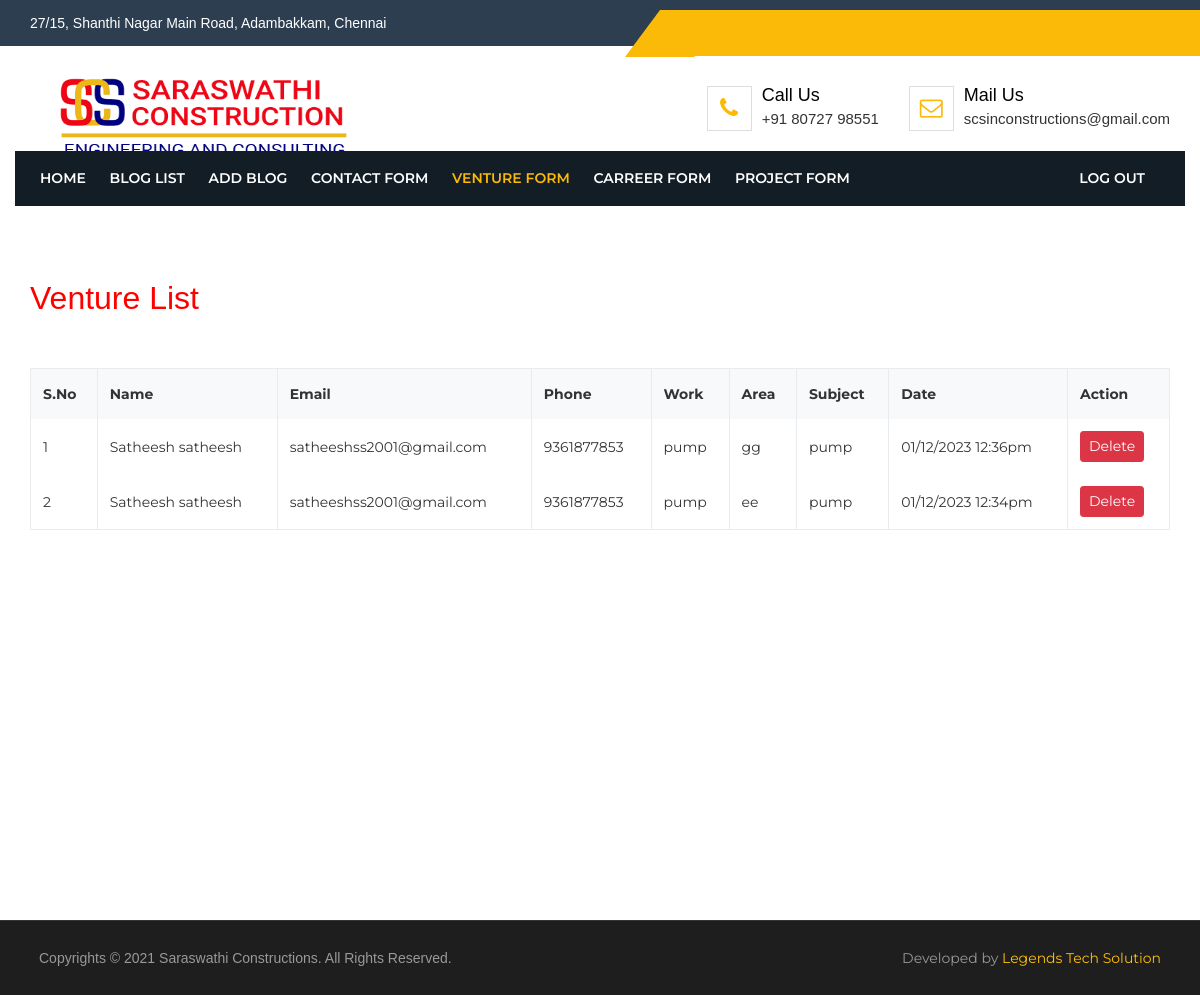
The page /venture_mail.php (signed in) on the database its author committed.
### tables this page shows
CREATE TABLE `venture_scs` (
  `id` int(11) NOT NULL,
  `name` varchar(255) NOT NULL,
  `email` varchar(255) NOT NULL,
  `number` varchar(15) NOT NULL,
  `work` varchar(255) NOT NULL,
  `apply` varchar(255) NOT NULL,
  `subject` text NOT NULL,
  `created_at` timestamp NOT NULL DEFAULT current_timestamp()
);

### venture_mail.php (the view, shortened to what this page needs)
<?php
include('connection.php');
$sql_mail = "SELECT * FROM venture_scs ORDER BY id DESC";
$result_mail = mysqli_query($conn, $sql_mail);
?>
<!DOCTYPE html>
<html lang="en">
<head>
    <link rel="stylesheet" href="assets/css/bootstrap.min.css">
    <link rel="stylesheet" href="assets/css/font-awesome.min.css">
    <link rel="stylesheet" href="assets/css/animate.min.css">
    <link rel="stylesheet" href="assets/css/owl.carousel.css">
    <link rel="stylesheet" href="assets/css/slicknav.min.css">
    <link rel="stylesheet" href="assets/css/magnific-popup.css">
    <link rel="stylesheet" href="assets/css/style.css">
    <link rel="stylesheet" href="assets/css/responsive.css">
    <link rel="stylesheet" href="https://cdnjs.cloudflare.com/ajax/libs/font-awesome/4.7.0/css/font-awesome.min.css">
</head>
<body>
    <header class="construct-header-area">
        <div class="header-top-area">
            <div class="header-top-overlay"></div>
            <div class="container">
                <div class="row">
                    <div class="col-md-6 col-sm-12">
                        <div class="header-top-left">
                            <p style="font-size: 14px;">27/15, Shanthi Nagar Main Road, Adambakkam, Chennai</p>
                        </div>
                    </div>
                    <div class="col-md-6 col-sm-12">
                    </div>
                </div>
            </div>
        </div>
        <div class="header-logo-area">
            <div class="container">
                <div class="row">
                    <div class="col-lg-5 col-md-5 col-sm-5">
                        <div class="construct-logo">
                            <a href="index.php">
                                <img src="assets/img/logo_new.png" class="img-fluid" alt="site logo"
                                    style="width:350px; height:100px" />
                            </a>
                        </div>
                    </div>
                    <div class="col-lg-7 col-md-7 col-sm-7">
                        <div class="logoright-section">
                            <div class="single-logo-right">
                                <div class="logo-right-icon">
                                    <i class="fa fa-phone"></i>
                                </div>
                                <div class="logo-right-text">
                                    <h4>call us</h4>
                                    <p>+91 80727 98551</p>
                                </div>
                            </div>
                            <div class="single-logo-right">
                                <div class="logo-right-icon">
                                    <i class="fa fa-envelope-o"></i>
                                </div>
                                <div class="logo-right-text">
                                    <h4>Mail us</h4>
                                    <p>scsinconstructions@gmail.com</p>
                                </div>
                            </div>
                        </div>
                    </div>
                </div>
            </div>
        </div>
        <div class="mainmenu-area">
            <div class="container">
                <div class="row">
                    <div class="col-md-10">
                        <div class="mainmenu">
                            <ul id="construct_navigation">
                                <li><a href="index.php">Home</a></li>
                                <li><a href="blog_view.php">Blog List</a></li>
                                <li><a href="add_blog.php">Add Blog</a></li>
                                <li><a href="mail.php">Contact Form</a></li>
                                <li class="current-page-item"><a href="venture_mail.php">Venture Form</a></li>
                                <li><a href="carrer_mail.php">Carreer Form</a></li>
                                <li><a href="project_mail.php">Project Form</a></li>
                                <li style="float:right; margin-right:-180px;"><a href="logout.php">Log out</a></li>
                            </ul>
                        </div>
                    </div>
                </div>
            </div>
        </div>
    </header>
    <section class="construct-blog-page-area section_100">
        <div class="container">
            <div class="row">
                <div class=" col-lg-12 col-md-12 col-sm-12">
                    <h2 style="color:red;">Venture List </h2><br><br>
                    <div id="overflowTest">
                        <table class="table table-bordered table-striped table-hover">
                            <thead>
                                <tr class="bg-light">
                                    <th>S.No</th>
                                    <th>Name</th>
                                    <th>Email</th>
                                    <th>Phone</th>
                                    <th>Work</th>
                                    <th>Area</th>
                                    <th>Subject</th>
                                    <th>Date</th>
                                    <th>Action</th>
                                </tr>
                            </thead>
                            <tbody>
                                <?php $i = 1;
                                while ($row_mail = mysqli_fetch_array($result_mail)) {
                                    ?>
                                    <tr>
                                        <td>
                                            <?php echo $i; ?>
                                        </td>
                                        <td>
                                            <?php echo $row_mail['name']; ?>
                                        </td>
                                        <td>
                                            <?php echo $row_mail['email']; ?>
                                        </td>
                                        <td>
                                            <?php echo $row_mail['number']; ?>
                                        </td>
                                        <td>
                                            <?php echo $row_mail['work']; ?>
                                        </td>
                                        <td>
                                            <?php echo $row_mail['subject']; ?>
                                        </td>
                                        <td>
                                            <?php echo $row_mail['work']; ?>
                                        </td>
                                        <td>
                                            <?php
                                            $rawDate = $row_mail['created_at'];
                                            $dateTime = new DateTime($rawDate);
                                            $formattedDate = $dateTime->format('d/m/Y h:ia');
                                            echo $formattedDate;
                                            ?>
                                        </td>
                                        <td>
                                            <a href="venture_mail.php?delete_id=<?php echo $row_mail['id']; ?>"
                                                class="btn btn-sm btn-danger"
                                                onclick="return confirm('Are you sure you want to delete ?');">Delete</a>
                                        </td>
                                    </tr>
                                    <?php
                                    $i++;
                                }
                                ?>
                            </tbody>
                        </table>
                    </div>
                </div>
            </div>
        </div>
    </section><br><br>
    <?php
    include('footer_admin.php');
    ?>
</body>
</html>

### assets/css/style.css (style rules this page uses)
body { font-family: 'Montserrat', sans-serif; font-size: 14px; line-height: 26px; color: #333; font-weight: 400 }
html, body { height: 100%; }
img { max-width: auto; height: auto }
h1, h2, h3, h4, h5, h6, p { margin: 0; padding: 0; font-family: "Nunito", sans-serif; }
p { font-size: 15px; }
a { -webkit-transition: all 0.4s ease 0s; transition: all 0.4s ease 0s; color: inherit }
ul, ol { margin: 0; padding: 0; }
li { list-style-type: none; }
.table { margin-bottom: 0 }
.section_100 { padding: 100px 0; }
@media (min-width:576px) { .container { max-width: 540px } }
@media (min-width:768px) { .container { max-width: 750px } }
@media (min-width:992px) { .container { max-width: 970px } }
@media (min-width:1200px) { .container { max-width: 1170px } }
.slicknav_nav a { font-size: 16px; margin: 0; text-transform: capitalize; -webkit-transition: all 0.4s ease 0s; transition: all 0.4s ease 0s; color: #000 }
.slicknav_nav li { border-bottom: 1px solid #aaa; }
.slicknav_nav li:last-child { border-bottom: 0px solid #aaa }
.slicknav_nav { background: #fff none repeat scroll 0 0; border-top: 1px solid #e5aa0a; box-shadow: 0 0 8px rgba(34, 30, 31, 0.3); }
.header-top-area { background: #2d3e50 none repeat scroll 0 0; color: #fff; position: relative }
.header-top-overlay:before { border-color: #fbb908 transparent; border-style: solid; border-width: 0 35px 47px; content: ""; left: -35px; position: absolute; }
.header-top-overlay { background: #fbb908 none repeat scroll 0 0; height: 100%; position: absolute; right: 0; top: 10px; width: 45%; }
.header-top-left { padding: 10px 0; }
.header-logo-area { padding: 20px 0 15px; }
.logoright-section { float: right; padding-top: 20px; }
.single-logo-right { float: left; margin-right: 30px; }
.single-logo-right:last-child { margin-right: 0px; }
.logo-right-icon { border: 1px solid #ddd; color: #fbb908; float: left; font-size: 23px; height: 45px; line-height: 43px; margin-right: 10px; text-align: center; width: 45px; }
.logo-right-text { overflow: hidden; }
.logo-right-text>h4 { color: #000; text-transform: capitalize; font-size: 18px }
.construct-header-area { position: relative; }
.mainmenu-area { margin-top: -30px; position: absolute; width: 100%; z-index: 999; }
.mainmenu-area .container { background: #121d25 none repeat scroll 0 0; min-height: 55px; }
.mainmenu li { display: inline-block; position: relative }
.mainmenu li>a { display: block; font-weight: 600; padding: 14px 10px; text-transform: uppercase; color: #fff }
.mainmenu li>a:hover, .mainmenu li.current-page-item>a { color: #fbb908 }
.table>tbody>tr>td, .table>tbody>tr>th, .table>tfoot>tr>td, .table>tfoot>tr>th, .table>thead>tr>td, .table>thead>tr>th { border-bottom: 0 solid #ddd; border-top: 0 solid #ddd; vertical-align: middle; }
.table-striped>tbody>tr:nth-of-type(2n+1) { background-color: #fff; }

### venture_mail.php (style rules this page uses)
#overflowTest { width: 100%; height: 400px; overflow: scroll; }

### rows shown on the page
venture_scs: name "Satheesh satheesh", email "satheeshss2001@gmail.com", number "9361877853", work "pump", subject "gg", created_at "01/12/2023 12:36pm"
venture_scs: name "Satheesh satheesh", email "satheeshss2001@gmail.com", number "9361877853", work "pump", subject "ee", created_at "01/12/2023 12:34pm"
